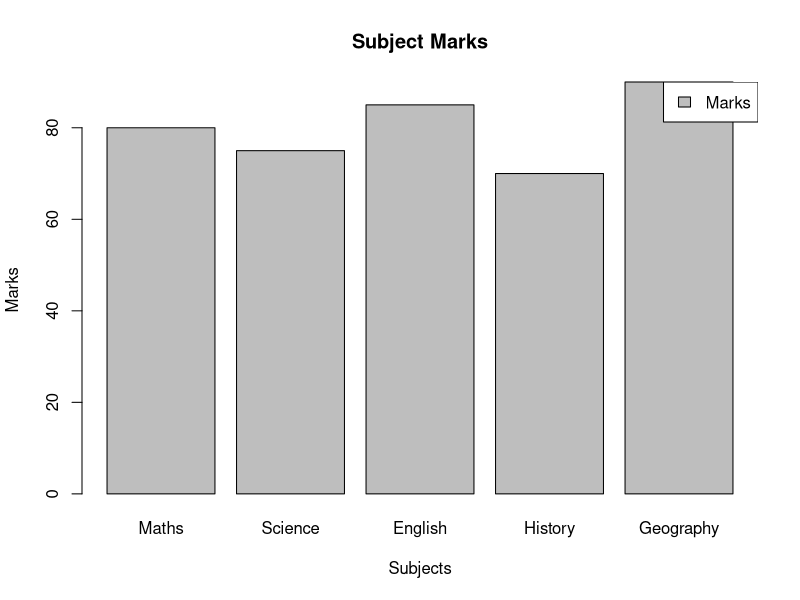

This figure's R source:
# Create the data
subject_names <- c("Maths", "Science", "English", "History", "Geography")
marks <- c(80, 75, 85, 70, 90)

# Create the bar plot
barplot(marks, names.arg = subject_names, xlab = "Subjects", ylab = "Marks", main = "Subject Marks")

# Add a legend
legend("topright", legend = "Marks", fill = "gray")
